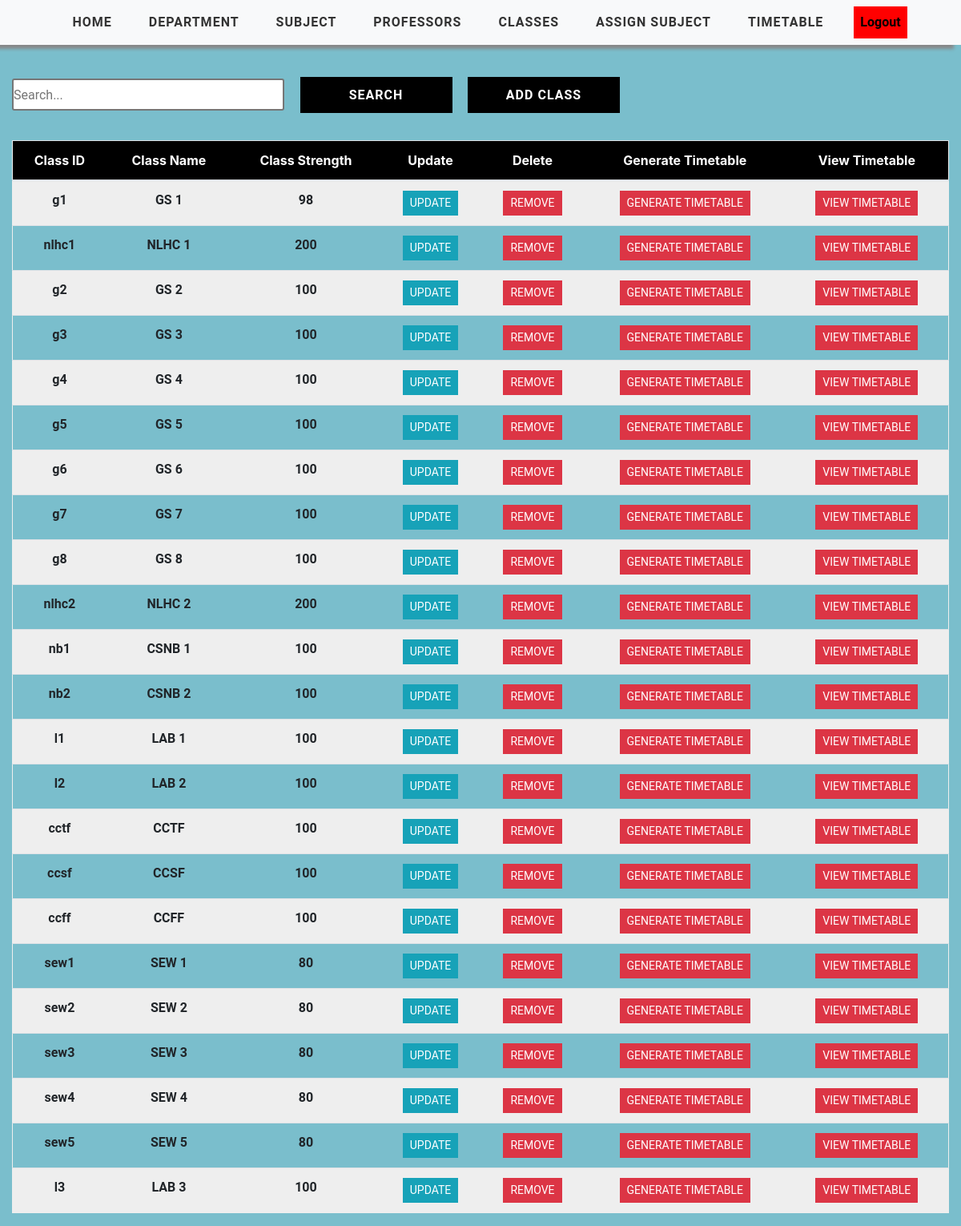
/class-view/ (signed in), run on the app's committed database.
### timetableapp/models.py (models this page shows, shortened)
class Class(models.Model):
    WEEK_DAY = (
    ('Monday', 'Monday'),
    ('Tuesday', 'Tuesday'),
    ('Wednesday', 'Wednesday'),
    ('Thursday', 'Thursday'),
    ('Friday', 'Friday'),
    ('Saturday', 'Saturday')
    )
    user = models.ForeignKey(User, on_delete=models.CASCADE, null=True, blank=True)
    class_id = models.CharField(max_length=2000)
    class_name = models.CharField(max_length=2000)
    class_strength=models.IntegerField(null=True,default=100)
    week_day = MultiSelectField(max_length=2000, choices=WEEK_DAY, max_choices=6)
    no_sessions = models.PositiveIntegerField(default = 8)
    class_mins = models.PositiveIntegerField(default = 60)
    start_time = models.TimeField(default=time(8,00))
    end_time = models.TimeField(default=time(18,00))
    break_start = models.TimeField(null=True,blank=True, default=time(12,00))
    break_end = models.TimeField(null=True,blank=True, default=time(13,00))
    class Meta:
        unique_together = ('user','class_id')

### timetableapp/views.py (the view)
# urls.py: path('class-view/', views.ClassTable, name='class_view'),
@login_required(login_url='login')
def ClassTable(request):
    global errors
    sections = Class.objects.filter()
    context = {'sections': sections}
    context.update(errors)
    errors = {}
    return render(request, 'class/ClassTable.html', context)

### timetableapp/templates/class/ClassTable.html (shortened to what this page needs)
{% extends 'timetableapp/main.html' %}
{% load static %}
{% block content %}
<div class="viewcontainer">
    <div class="container-fluid">
    <div class="search">
        <input type="text" class="searchbox" placeholder="Search...">
        <input type="submit" value="Search" class="searchButton">
        <a href="{% url 'add-class' %}"><button class="searchButton">Add Class </button></a>
    </div>
    <div style="overflow-x:auto">
        <table class="table text-center">
            <thead class="table-header" style="color: white;">
			<tr>
                <div class="header__item filter__link" >
                   <th scope="col" class="text-center">Class ID</th>
                <div class="header__item filter__link">
                  <th class="text-center" scope="col">Class Name</th>
                </div>
                <div class="header__item filter__link">
                    <th class="text-center" scope="col">Class Strength</th>
                  </div>
                <div class="header__item filter__link">
                    <th class="text-center" scope="col"> Update</th>
                </div>
                <div class="header__item filter__link">
                     <th class="text-center" scope="col">Delete</th>
                </div>
                <div class="header__item filter__link">
                    <th class="text-center" scope="col">Generate Timetable</th>
                </div>
                <div class="header__item filter__link">
                    <th class="text-center" scope="col">View Timetable</th>
                </div>
			</tr>
            </thead>
			<tbody class="tab-content">
                {% for section in sections %}
				    <tr class="table-row text-center">
                        <th scope="row" class="table-data">{{ section.class_id }}</th>
						<th scope="row" class="table-data"  >{{ section.class_name }}</th>
                        <th scope="row" class="table-data">{{ section.class_strength }}</th>
                        <th scope="row" class="table-data"> <a href="{% url 'update-classview' section.class_id %}" class="btn btn-sm btn-info">Update</a></th>
                        <th scope="row" class="table-data"> <a href="{% url 'delete-class' section.class_id %}" class="btn btn-sm btn-danger" >Remove</a></th>
                        <th scope="row" class="table-data"> <a href="{% url 'generate-timetable' section.class_id %}" class="btn btn-sm btn-danger" >Generate Timetable</a></th>
                        <th scope="row" class="table-data"> <a href="{% url 'timetable' section.class_id %}" class="btn btn-sm btn-danger" >View Timetable</a></th>
					</tr>
                {% endfor %}
            </tbody>
        </table>
      </div>
    </div>
</div>
{% endblock %}

### static/css/style.css (style rules this page uses)
a { cursor: pointer; }

### static/css/tables.css (style rules this page uses)
*, *:before, *:after { box-sizing: border-box; }
body { font-family: "Roboto", sans-serif; margin: 0; background-color: white; }
.table { border: 1px solid #eeeeee; overflow-y: auto; overflow-x: auto; height: max-content; }
.table-header { width: 100%; background: #000; padding: 18px 0; top: 0; }
.table-row { width: 100%; padding: 18px 0; }
.table-row:nth-of-type(odd) { background: #eeeeee; }
.table-data, .header__item { flex: 1 1 20%; text-align: center; font-family: Roboto, sans-serif; font-weight: bold; }
.header__item { text-transform: uppercase; }
.filter__link { color: white; text-decoration: none; position: relative; display: inline-block; padding-left: 24px; padding-right: 24px; }
.filter__link::after { content: ""; position: absolute; right: -18px; color: white; font-size: 12px; top: 50%; transform: translateY(-50%); }
.btn { border-radius: 0 !important; font-family: Roboto, sans-serif !important; text-transform: uppercase; }
.search { display: inline-block; }
.searchbox { width: 340px; height: 40px; border-style: solid; border-radius: 3px; font-family: Roboto, sans-serif; text-align: justify; }
.searchButton { width: 190px; height: 45px ; font-family: Roboto, sans-serif; text-transform: uppercase; letter-spacing: 1px; font-weight: bolder; color: white ; background: black; margin-left: 15px; margin-top: 40px; border-color: black ; border-radius: 0 ; border-style: solid; border-width: 3px ; }

### static/css/add.css (style rules this page uses)
* { margin:0; padding:0; box-sizing: border-box; }
.viewcontainer { background-color: #7abecc; min-height: 100vh; }
.container-fluid { display: flex; flex-direction: column; gap:10px; }

### static/css/nav.css (style rules this page uses)
* { margin:0; padding:0; box-sizing: border-box; }

### data on the page
Class: class_id "g1", class_name "GS 1", class_strength "98"
Class: class_id "nlhc1", class_name "NLHC 1", class_strength "200"
Class: class_id "g2", class_name "GS 2", class_strength "100"
Class: class_id "g3", class_name "GS 3", class_strength "100"
Class: class_id "g4", class_name "GS 4", class_strength "100"
Class: class_id "g5", class_name "GS 5", class_strength "100"
Class: class_id "g6", class_name "GS 6", class_strength "100"
Class: class_id "g7", class_name "GS 7", class_strength "100"
Class: class_id "g8", class_name "GS 8", class_strength "100"
Class: class_id "nlhc2", class_name "NLHC 2", class_strength "200"
Class: class_id "nb1", class_name "CSNB 1", class_strength "100"
Class: class_id "nb2", class_name "CSNB 2", class_strength "100"
Class: class_id "l1", class_name "LAB 1", class_strength "100"
Class: class_id "l2", class_name "LAB 2", class_strength "100"
Class: class_id "cctf", class_name "CCTF", class_strength "100"
Class: class_id "ccsf", class_name "CCSF", class_strength "100"
Class: class_id "ccff", class_name "CCFF", class_strength "100"
Class: class_id "sew1", class_name "SEW 1", class_strength "80"
Class: class_id "sew2", class_name "SEW 2", class_strength "80"
Class: class_id "sew3", class_name "SEW 3", class_strength "80"
Class: class_id "sew4", class_name "SEW 4", class_strength "80"
Class: class_id "sew5", class_name "SEW 5", class_strength "80"
Class: class_id "l3", class_name "LAB 3", class_strength "100"
